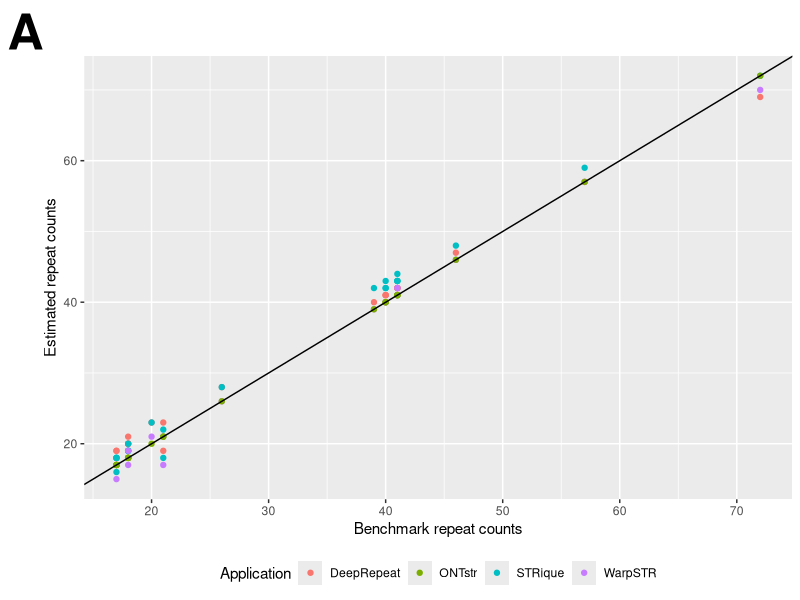
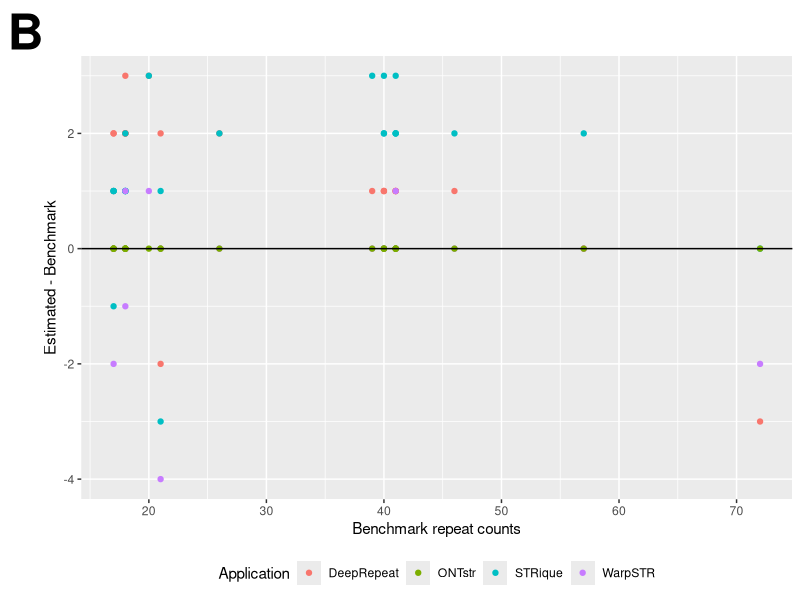

Here is the R script that generated these plots, in order:
# docker run --rm -it -v /home/wiktor/ont-str-code/img:/home/wiktor/ont-str-code/img -w /home/wiktor/ont-str-code/img nanozoo/ggplot2:3.4.0--4856650 R

library(ggplot2)
library(viridis)

# https://42basepairs.com/browse/s3/ont-open-data/giab_2025.01/analysis/wf-human-variation/hac/HG002/PAW71238/output
# plik SAMPLE.wf-human-str-report.html

# hac HG001 PAW79146 HTT 20.3 16
# hac HG001 PAW81754 HTT 20.3 16
# hac HG002 PAW70337 HTT 24 17
# hac HG002 PAW71238 HTT 24 17
# hac HG003 PAY87794 HTT 17 17
# hac HG003 PAY87954 HTT 17 13
# hac HG004 PAY87778 HTT 24 17
# hac HG004 PAY88428 HTT 23.7 17
# hac HG005 PAW87816 HTT 18 16
# hac HG005 PAW88001 HTT 18 18
# hac HG006 PAY77227 HTT 17 17
# hac HG006 PBA16846 HTT 17 13
# hac HG007 PAY12990 HTT 17 17
# hac HG007 PBA20413 HTT 17 14.7

# sup HG001 PAW79146 HTT 20.3 16
# sup HG001 PAW81754 HTT 20.3 16
# sup HG002 PAW70337 HTT 24 17
# sup HG002 PAW71238 HTT 24 17
# sup HG003 PAY87794 HTT 17 12.7
# sup HG003 PAY87954 HTT 17 10.3
# sup HG004 PAY87778 HTT 24 17
# sup HG004 PAY88428 HTT 17 8.4
# sup HG005 PAW87816 HTT 18 18
# sup HG005 PAW88001 HTT 18 15.7
# sup HG006 PAY77227 HTT 17 17
# sup HG006 PBA16846 HTT 18 13.7
# sup HG007 PAY12990 HTT 17 17
# sup HG007 PBA20413 HTT 18 14.6

bench <- c(17,72,17,18,17,40,20,41,21,41,18,41,18,40,21,41,18,39,17,57,18,40,26,46)
deeprepeat <- c(17,69,18,20,19,41,23,42,23,42,21,42,20,41,19,42,20,40,19,57,20,41,28,47)
strique <- c(16,72,18,19,18,42,23,44,22,43,20,43,19,43,18,43,19,42,18,59,19,42,28,48)
warpstr <- c(15,70,17,17,17,40,21,42,21,41,19,41,18,40,17,41,18,39,17,57,18,40,26,46)
ontstr <- c(17,72,17,18,17,40,20,41,21,41,18,41,18,40,21,41,18,39,17,57,18,40,26,46)  # TODO wyniki mojej aplikacji

Application <- c(rep("DeepRepeat",24),rep("STRique",24),rep("WarpSTR",24),rep("ONTstr",24))
estimated <- c(deeprepeat,strique,warpstr,ontstr)
benchmark <- rep(bench, 4)
estimated_minus_benchmark <- estimated - benchmark
data <- data.frame(Application, estimated, benchmark, estimated_minus_benchmark)
print(data)

p <- ggplot(data, aes(x=benchmark, y=estimated, color=Application)) + xlab("Benchmark repeat counts") + ylab("Estimated repeat counts") + geom_point() + geom_abline(intercept = 0, slope = 1) + scale_y_continuous(breaks = function(x) unique(floor(pretty(seq(min(x), (max(x) + 1) * 1.1))))) + scale_x_continuous(breaks = function(x) unique(floor(pretty(seq(min(x), (max(x) + 1) * 1.1))))) + theme(legend.position="bottom",plot.tag=element_text(size=36,face="bold")) + labs(tag="A")
ggsave("estimated_vs_benchmark.svg")
# inkscape estimated_vs_benchmark.svg --export-pdf=estimated_vs_benchmark.pdf

p <- ggplot(data, aes(x=benchmark, y=estimated_minus_benchmark, color=Application)) + xlab("Benchmark repeat counts") + ylab("Estimated - Benchmark") + geom_point() + geom_abline(intercept = 0, slope = 0) + scale_y_continuous(breaks = function(x) unique(floor(pretty(seq(min(x), (max(x) + 1) * 1.1))))) + scale_x_continuous(breaks = function(x) unique(floor(pretty(seq(min(x), (max(x) + 1) * 1.1))))) + theme(legend.position="bottom",plot.tag=element_text(size=36,face="bold")) + labs(tag="B")
ggsave("estimated_minus_benchmark.svg")
# inkscape estimated_minus_benchmark.svg --export-pdf=estimated_minus_benchmark.pdf
